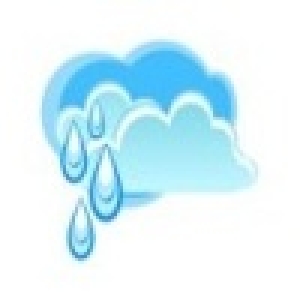
#> input picture Only_Python/Weather/python_snippets/external_data/weather_img/rain.jpg, 100 x 100 px (shown 3 times larger); the run also reads 1 picture not shown here
$ python prob.py
#> lines starting #> are read from the running program, lines starting #| are printed output that depends on the picture; after the words box and inside, x2 and y2 are one past the last pixel; in counts of white or black regions, pixels touching at a corner belong together
import cv2


class ImageMaker:
    """Класс рисования открытки с прогнозом"""

    def __init__(self, data):
        self.data = data

    def view_image(self):
        x, y = 128, 20
        for i in self.data:
            edit_image = self.edit_image(weather=i)


    def edit_image(self, weather):
        image = cv2.imread('python_snippets/external_data/probe.jpg')
        width = int(image.shape[1])
#> width = 512

        if weather['title'] == 'дождь':
            icon = cv2.imread('python_snippets/external_data/weather_img/rain.jpg')
#> icon is the input picture: shape (100, 100, 3); mean B, G, R 250.5, 243.2, 219.3
            start_value = 255
            step = (start_value - 20) / width
#> step = 0.459
            for column in range(0, width):
                image[:, column:column + 1] = (255, 150, 50)
                start_value -= step
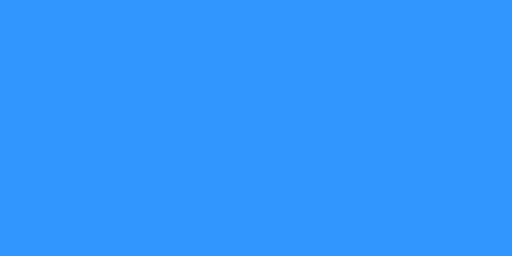
#> image: shape (256, 512, 3); mean B, G, R 255, 150, 50
#> after the loop, start_value = 20
            image[:icon.shape[0], :icon.shape[1]] = icon
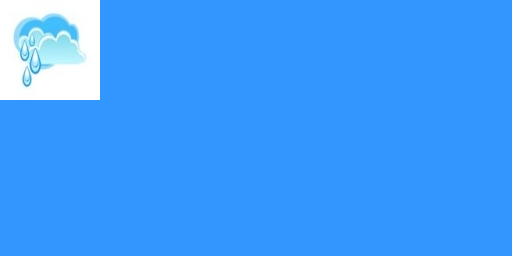
#> image: shape (256, 512, 3); 7.63% of pixels changed, all inside (x1, y1, x2, y2) = (0, 0, 100, 100)

        cv2.namedWindow('test', cv2.WINDOW_NORMAL)
        cv2.imshow('test', image)
        cv2.waitKey(0)
        cv2.destroyAllWindows()
        return image


postcard = ImageMaker(data=[{
    'title': 'дождь',
    'temp_min': '+15',
    'temp_max': '+25',
    'date': '2021-06-28',
}])
postcard.view_image()
